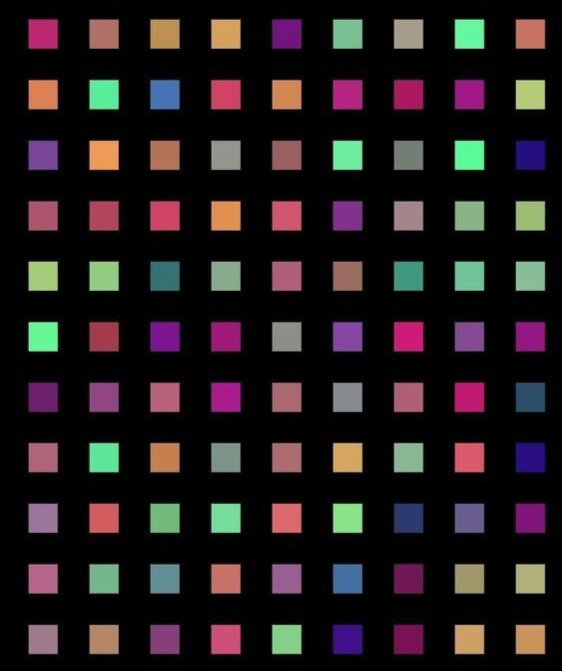
#> input picture project 3/blocks.jpg, 1124 x 1342 px, found by its file name (shown at 1/2 size)
$ python masking3.py
#> lines starting #> are read from the running program, lines starting #| are printed output that depends on the picture; after the words box and inside, x2 and y2 are one past the last pixel; in counts of white or black regions, pixels touching at a corner belong together
import cv2
import numpy as np
import time

count = 0
bg = "white"

blocks = cv2.imread(r"C:\Users\koval\Desktop\jetlearn python\open cv\project 3\blocks.jpg")
#> blocks is the input picture: shape (1342, 1124, 3); mean B, G, R 28.9, 27, 34.5

hsvcode = cv2.cvtColor(blocks,cv2.COLOR_BGR2HSV)
#> hsvcode: shape (1342, 1124, 3); mean H, S, V 51.1, 90.4, 40.7
lb1 = np.array([146,100,100])
ub1 = np.array([159,255,255])
lb2 = np.array([131,100,100])
ub2 = np.array([145,255,255])

mask1 = cv2.inRange(hsvcode,lb1,ub1)
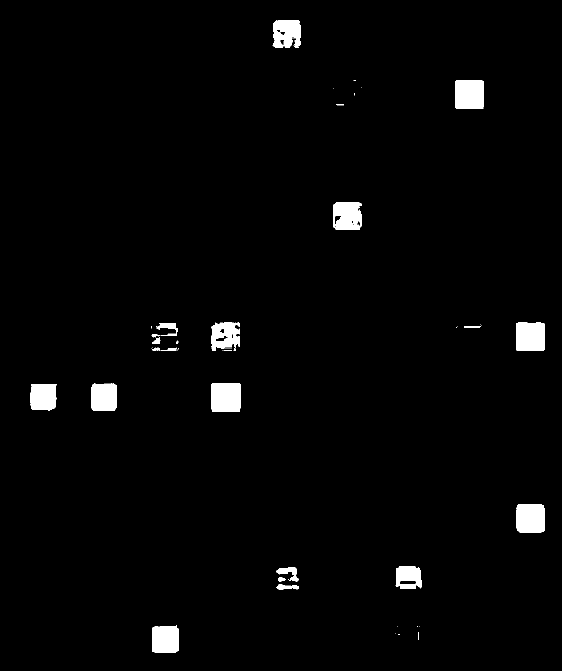
#> mask1: shape (1342, 1124) (shown at 1/2 size); 2.2% white; 58 white regions (35 under 20 px), largest, box (x1, y1, x2, y2) and area: (423, 766, 481, 824) 3308, (910, 160, 968, 218) 3269, (1032, 645, 1089, 702) 3209
mask2 = cv2.inRange(hsvcode,lb2,ub2)
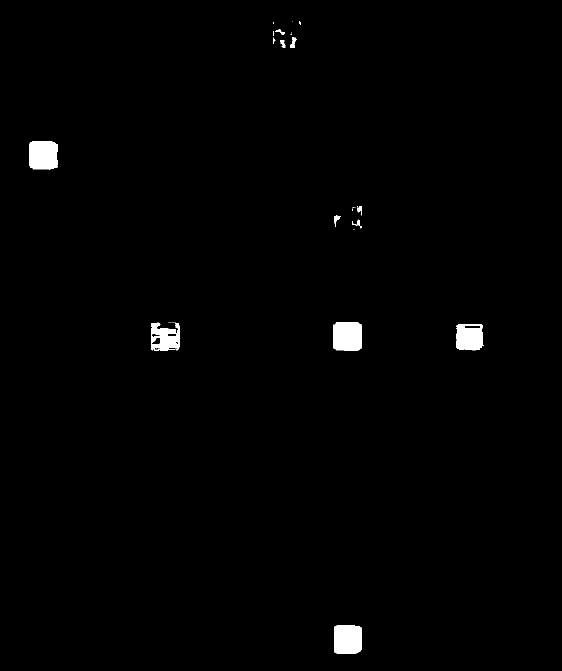
#> mask2: shape (1342, 1124) (shown at 1/2 size); 0.97% white; 54 white regions (42 under 20 px), largest, box (x1, y1, x2, y2) and area: (666, 645, 724, 702) 3122, (58, 282, 115, 339) 3020, (668, 1251, 724, 1307) 3012
mask = cv2.bitwise_or(mask1,mask2)
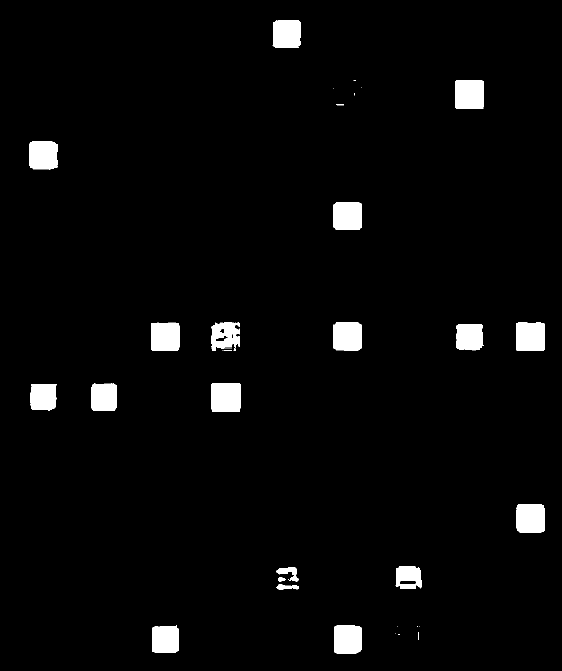
#> mask: shape (1342, 1124) (shown at 1/2 size); 3.1% white; 55 white regions (33 under 20 px), largest, box (x1, y1, x2, y2) and area: (423, 766, 481, 824) 3308, (910, 160, 968, 218) 3269, (1032, 645, 1089, 702) 3209
kernel = np.ones((5,5),np.uint8)
mask = cv2.morphologyEx(mask,cv2.MORPH_CLOSE,kernel)
#> mask: shape (1342, 1124); 3.2% white; 28 white regions (8 under 20 px), largest, box (x1, y1, x2, y2) and area: (423, 766, 481, 824) 3311, (910, 160, 968, 218) 3276, (1032, 645, 1089, 702) 3209
blocks[mask>0]=[231,255,0]
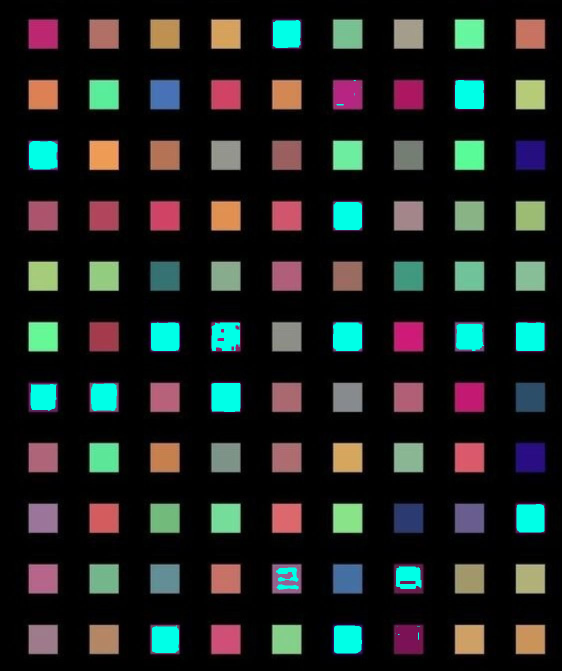
#> blocks: shape (1342, 1124, 3) (shown at 1/2 size); 3.18% of pixels changed, all inside (x1, y1, x2, y2) = (58, 40, 1089, 1307)
cv2.imshow("screen",blocks)
cv2.waitKey(0)
cv2.destroyAllWindows()
